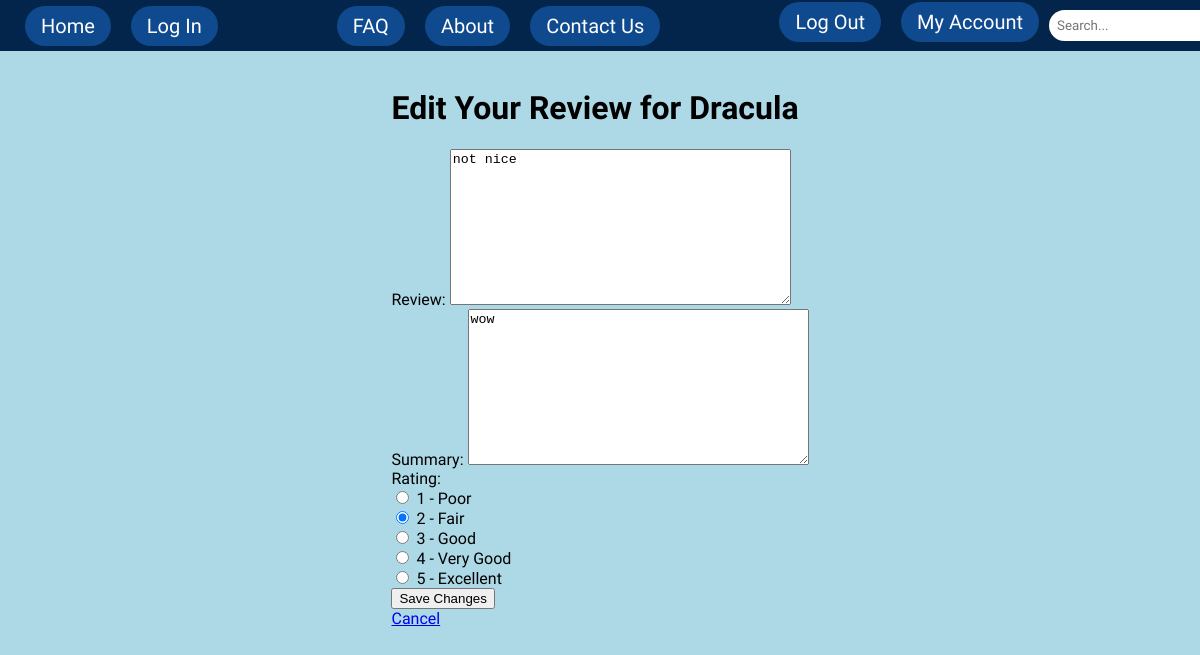
/book/6/edit_review/ (signed in), run on the app's committed database.
### ROS_App/models.py (models this page shows, shortened)
class Review(models.Model):
    user = models.ForeignKey(User, on_delete=models.CASCADE)
    book = models.ForeignKey(Book, on_delete=models.CASCADE)
    review = models.TextField()
    summary = models.TextField(null=True, blank=True)  # Optional summary field
    rating = models.IntegerField()  # A simple rating from 1-5
    created_at = models.DateTimeField(auto_now_add=True)

class Book(models.Model):
    title = models.CharField(max_length=200)
    author = models.CharField(max_length=200)
    description = models.TextField()
    cover_image = models.ImageField(upload_to='books/covers/', default='images/dracula.jpg')

### ROS_App/views.py (the view)
# urls.py: path('book/<int:review_id>/edit_review/', views.edit_review, name='edit_review'),
def edit_review(request, review_id):
    review = get_object_or_404(Review, id=review_id)
    if review.user != request.user:
        return redirect('book_detail', book_id=review.book.id)  # Redirect if not the author
    if request.method == 'POST':
        form = ReviewForm(request.POST, instance=review)  # Bind the form to the existing review
        if form.is_valid():
            form.save()  # Save the updated review
            return redirect('book_detail', book_id=review.book.id)  # Redirect to book detail page
    else:
        form = ReviewForm(instance=review)  # Pre-fill the form with existing review data
    return render(request, 'ROS_App/edit_review.html', {'form': form, 'review': review})

### ROS_App/forms.py
class ReviewForm(forms.ModelForm):
    RATING_CHOICES = [
        (1, '1 - Poor'),
        (2, '2 - Fair'),
        (3, '3 - Good'),
        (4, '4 - Very Good'),
        (5, '5 - Excellent'),
    ]
    rating = forms.ChoiceField(choices=RATING_CHOICES, widget=forms.RadioSelect)  # Radio buttons for rating
    class Meta:
        model = Review
        fields = ['review', 'summary', 'rating']

### templates/ROS_App/edit_review.html (shortened to what this page needs)
{% extends "base.html" %}
{% block content %}
<div class="container mt-5">
    <h1>Edit Your Review for {{ review.book.title }}</h1>
    <form method="POST">
        <div class="form-group">
            <label for="review">Review:</label>
            {{ form.review }}
        </div>
        <div class="form-group">
            <label for="summary">Summary:</label>
            {{ form.summary }}
        </div>
        <div class="form-group">
            <label for="rating">Rating:</label>
            {{ form.rating }}
        </div>
        <button type="submit" class="btn btn-primary">Save Changes</button>
    </form>
    <a href="{% url 'book_detail' review.book.id %}" class="btn btn-secondary mt-3">Cancel</a>
</div>
{% endblock %}

### static/CSS/base.css (style rules this page uses)
body { font-family: 'Forum', sans-serif; background-color: lightblue; color: black; display: flex; flex-direction: column; align-items: center; padding-top: 60px; min-height: 100%; }

### data on the page
Review: book "Dracula", review "not nice", summary "wow", rating "☐ 1 - Poor ☑ 2 - Fair ☐ 3 - Good ☐ 4 - Very Good ☐ 5 - Excellent"
